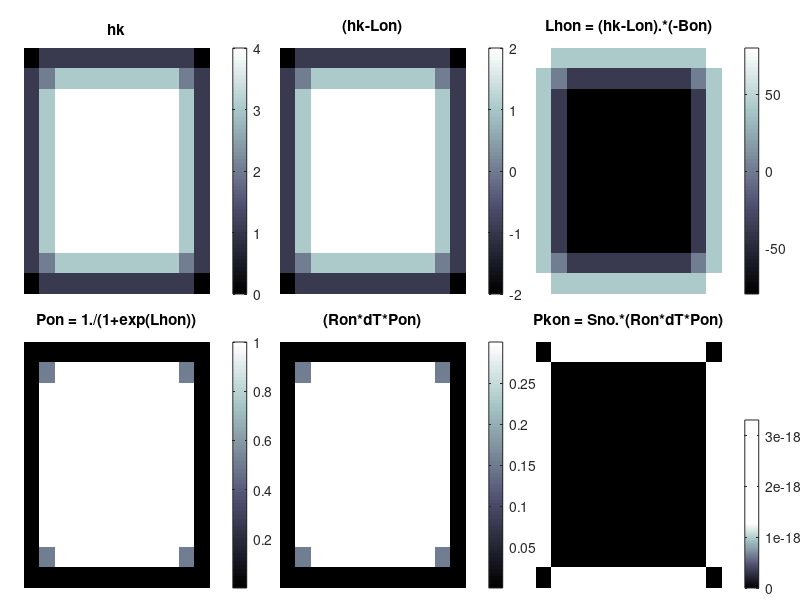
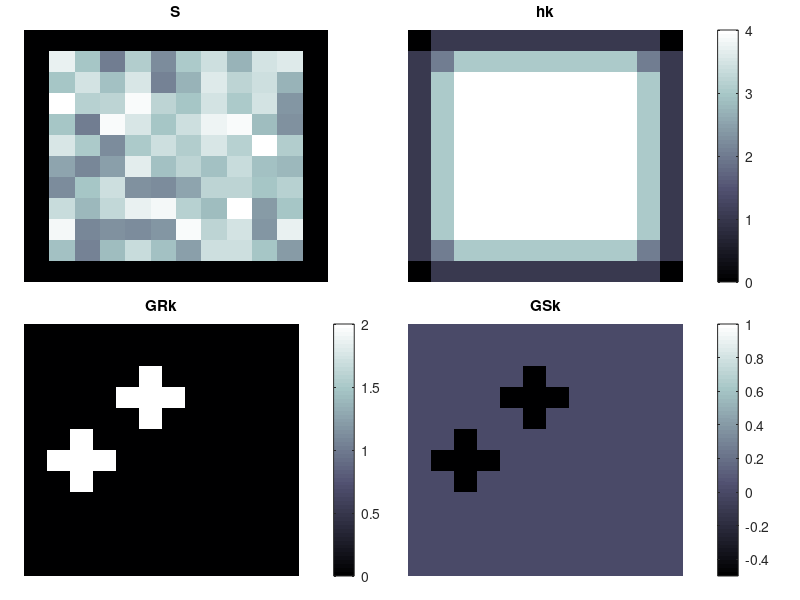
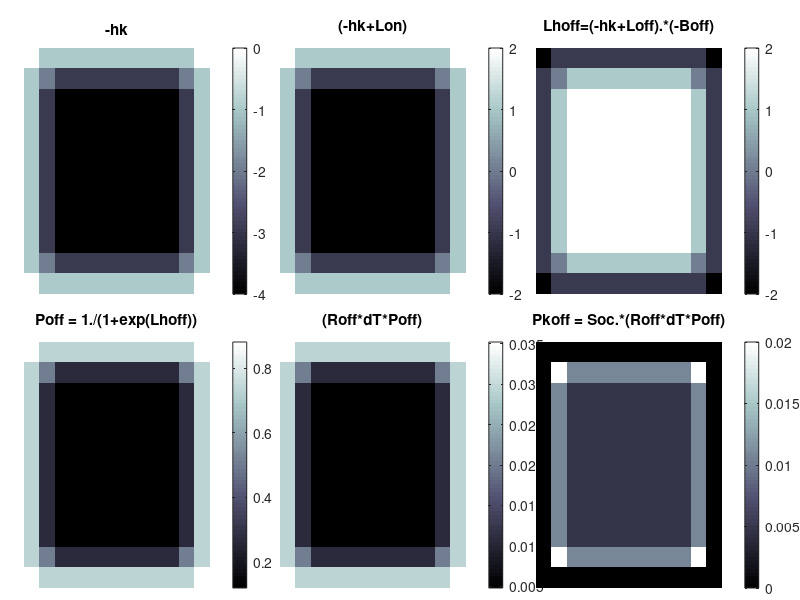
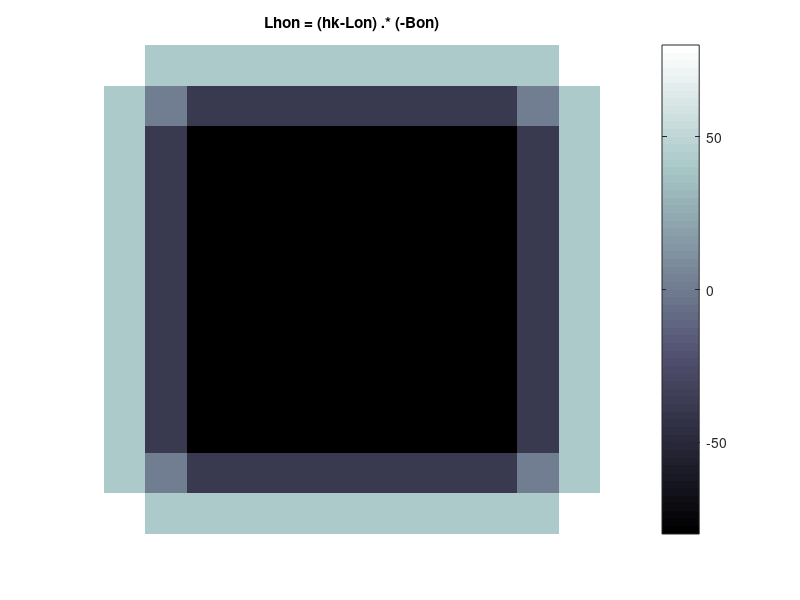

MATLAB code to generate these figures, in order: (Note: this script raises an error after producing the figures.)
%================================================%
close all; clear all; clc; scsz=get(0,'ScreenSize');
%------------------------------------------------%


%===============================================%
%				BASE CLUSTER STUFF
%===============================================%
Ssz=10;Psz=1;SYNsz=Ssz+Psz+Psz;
S=padarray(ones(Ssz),[Psz Psz], 0);
% S(5+(SYNsz*7))=1; S(2+(SYNsz*1))=1;
hkMask=[0 1 0; 1 0 1; 0 1 0];
%--------
dT = .01;
Lon = 2;
Loff = 2;
Bon = 40;
Boff = 1;
Ron = 30;
Roff = 4;
%--------

Soc = (S>0);
Sno = ~Soc;
hk = convn(Soc,hkMask,'same');
%---
Lhon = (hk-Lon) .* (-Bon);
Pon = 1 ./ (1+exp(Lhon));
Pkon = Sno .* ( Ron * dT * Pon );
%---
Lhoff = ((-hk)+Loff) .* (-Boff);
Poff = 1 ./ (1+exp(Lhoff));
Pkoff = Soc .* ( Roff * dT * Poff );

%--------
figure(10);
imagesc(Lhon); axis off; title('Lhon = (hk-Lon) .* (-Bon)'); 
colormap('bone'); colorbar;
%--------


%===============================================%
%				AMPAR STUFF
%===============================================%
GhkMask=[0 1 0; 1 1 1; 0 1 0]; 
AMPARN = 5;
GTon = 2;
GToff = -.5;
LTPv = 0;
%====================================%
SG1oc = zeros(SYNsz);
%-------------------------------%
% GRPOS=randi([1 (SYNsz*SYNsz)],1,AMPARN);
GRPOS=[(7+(SYNsz*2)) (4+(SYNsz*5))];
SG1oc(GRPOS)=1;
GRhk = convn(SG1oc,GhkMask,'same');
GRk=(GRhk.*GTon); GSk=(GRhk.*GToff);
%-------------------------------%

Pon = 1 ./ (1+exp(Lhon));
Pkon = Sno .* ( Ron * dT * Pon );
%---
Poff = 1 ./ (1+exp(Lhoff));
Pkoff = Soc .* ( Roff * dT * Poff );

Gon = Pkon+(GRk.*(Pkon+LTPv));
Goff = Pkoff+(GSk.*Pkoff);

%===============================================%
%					FIGURES
%===============================================%
fh1=figure(1); colormap('bone'); 
set(fh1,'OuterPosition',(scsz./[5e-3 5e-3 1.6 1.6]))
%--------
subplot('Position',[.03 .51 .29 .41])
  imagesc(hk); axis off; title('hk'); colorbar
subplot('Position',[.35 .51 .29 .41])
  imagesc((hk-Lon)); axis off; title('(hk-Lon)'); colorbar
subplot('Position',[.67 .51 .29 .41])
  imagesc(Lhon); axis off; title('Lhon = (hk-Lon).*(-Bon)'); colorbar
%--
subplot('Position',[.03 .02 .29 .41])
  imagesc(Pon); axis off; title('Pon = 1./(1+exp(Lhon))'); colorbar
subplot('Position',[.35 .02 .29 .41])
  imagesc((Ron*dT*Pon)); axis off; title('(Ron*dT*Pon)'); colorbar
subplot('Position',[.67 .02 .29 .41])
  imagesc(Pkon); axis off; title('Pkon = Sno.*(Ron*dT*Pon)'); colorbar
%===============================================%
fh3=figure(3); colormap('bone'); 
set(fh3,'OuterPosition',(scsz./[5e-3 5e-3 1.6 1.6]))
%--------
subplot('Position',[.03 .51 .29 .41])
  imagesc(-hk); axis off; title('-hk'); colorbar
subplot('Position',[.35 .51 .29 .41])
  imagesc((-hk+Loff)); axis off; title('(-hk+Lon)'); colorbar
subplot('Position',[.67 .51 .29 .41])
  imagesc(Lhoff); axis off; title('Lhoff=(-hk+Loff).*(-Boff)'); colorbar
%--
subplot('Position',[.03 .02 .29 .41])
  imagesc(Poff); axis off; title('Poff = 1./(1+exp(Lhoff))'); colorbar
subplot('Position',[.35 .02 .29 .41])
  imagesc((Roff*dT*Poff)); axis off; title('(Roff*dT*Poff)'); colorbar
subplot('Position',[.67 .02 .29 .41])
  imagesc(Pkoff); axis off; title('Pkoff = Soc.*(Roff*dT*Poff)'); colorbar
%================================================%
fh2=figure(2); colormap('bone');
set(fh2,'OuterPosition',(scsz./[3e-3 3e-3 2.1 1.6]))
%--------
subplot('Position',[.03 .53 .38 .42])
  imagesc(S.*(rand(size(S))+1)); axis off; title('S');
subplot('Position',[.51 .53 .43 .42])
  imagesc(hk); axis off; title('hk'); colorbar;
subplot('Position',[.03 .04 .43 .42])
  imagesc(GRk); axis off; title('GRk'); colorbar;
subplot('Position',[.51 .04 .43 .42])
  imagesc(S); hold on;
  imagesc(GSk); axis off; title('GSk'); colorbar;
  alpha(.2); 
%================================================%






%{


%===============================================%
%					FIGURES
%===============================================%
fh1=figure(1);
set(fh1,'OuterPosition',(scsz./[2e-3 2e-4 2.1 1.6]))
%--------
subplot('Position',[.03 .02 .45 .45])
imagesc(Pkon); axis off; colorbar
subplot('Position',[.5 .02 .45 .45])
imagesc(Pkoff); axis off
colormap('bone'); colorbar
subplot('Position',[.03 .51 .45 .45])
imagesc(Gon); axis off; colorbar
subplot('Position',[.5 .51 .45 .45])
imagesc(Goff); axis off
colormap('bone'); colorbar
%================================================%
fh2=figure(2); colormap('bone');
set(fh2,'OuterPosition',(scsz./[3e-3 3e-3 2.1 1.6]))
%--------
subplot('Position',[.03 .02 .45 .45])
imagesc(S); axis off; title('S'); colorbar;
%--
subplot('Position',[.5 .02 .45 .45])
imagesc(Sno); axis off; title('Sno'); colorbar;
%--
subplot('Position',[.03 .51 .45 .45])
imagesc(hk); axis off; title('hk'); colorbar;
%--
subplot('Position',[.5 .51 .45 .45])
imagesc(GRhk); axis off; title('GRhk'); colorbar;
%================================================%
fh3=figure(3); colormap('bone'); 
set(fh3,'OuterPosition',(scsz./[5e-3 5e-3 1.8 1.6]))
%--------
subplot('Position',[.03 .51 .30 .42])
  imagesc(hk); axis off; title('hk'); colorbar
subplot('Position',[.35 .51 .30 .42])
  imagesc((hk-Lon)); axis off; title('(hk-Lon)'); colorbar
subplot('Position',[.67 .51 .30 .42])
  imagesc(Lhon); axis off; title('Lhon=(hk-Lon).*(-Bon)'); colorbar
%--
subplot('Position',[.03 .02 .30 .42])
  imagesc(Pon); axis off; title('Pon'); colorbar
subplot('Position',[.35 .02 .30 .42])
  imagesc((Ron*dT*Pon)); axis off; title('(Ron*dT*Pon)'); colorbar
subplot('Position',[.67 .02 .30 .42])
  imagesc(Pkon); axis off; title('Pkon'); colorbar
%================================================%
%------------------------------------------------%
fh1=figure(1);
set(fh1,'OuterPosition',(scsz./[2e-3 2e-4 2.3 3]))
%--------
subplot('Position',[.03 .05 .45 .88])
imagesc(Pkon); axis off; colorbar
subplot('Position',[.5 .05 .45 .88])
imagesc(Pkoff); axis off
colormap('bone'); colorbar
%================================================%

%------------------------------------------------%
fh2=figure(2);
set(fh2,'OuterPosition',(scsz./[2e-3 3.2e-3 2.3 3]))
%--------
subplot('Position',[.03 .05 .45 .88])
imagesc(Gon); axis off; colorbar
subplot('Position',[.5 .05 .45 .88])
imagesc(Goff); axis off
colormap('bone'); colorbar
%================================================%
%}

